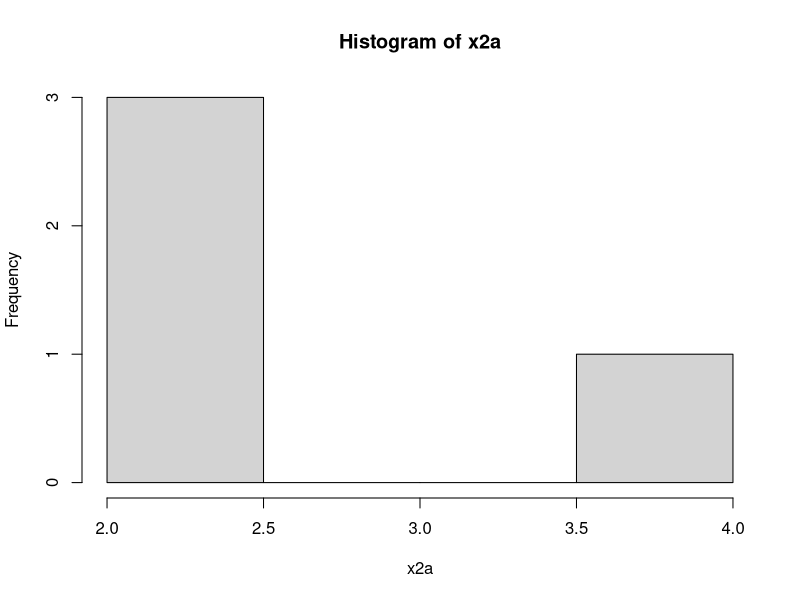
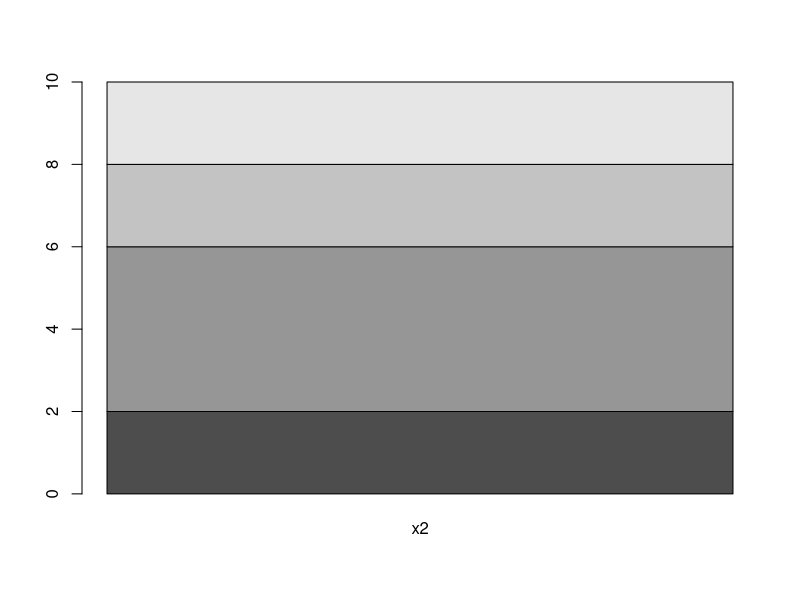
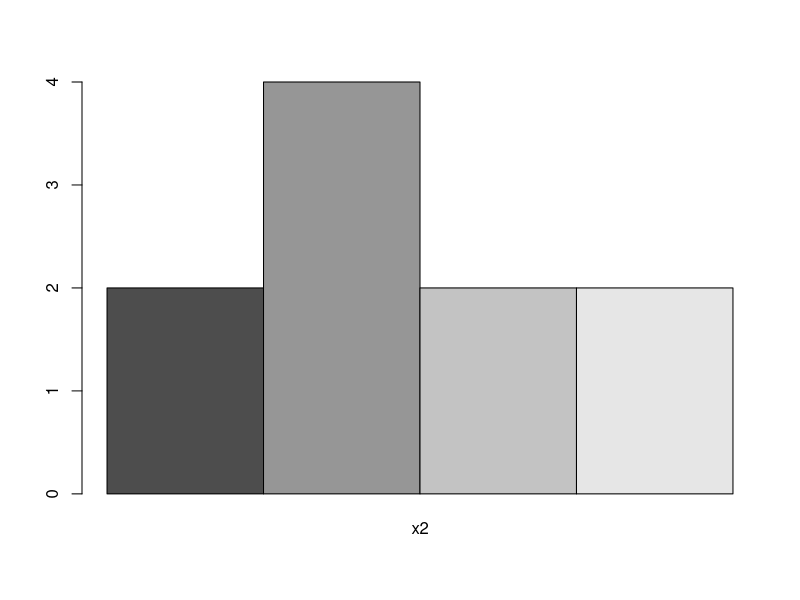
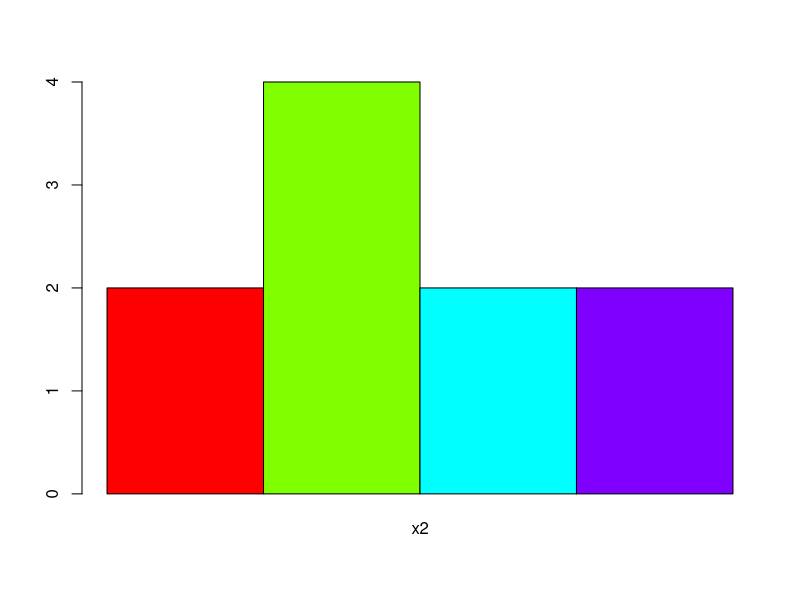
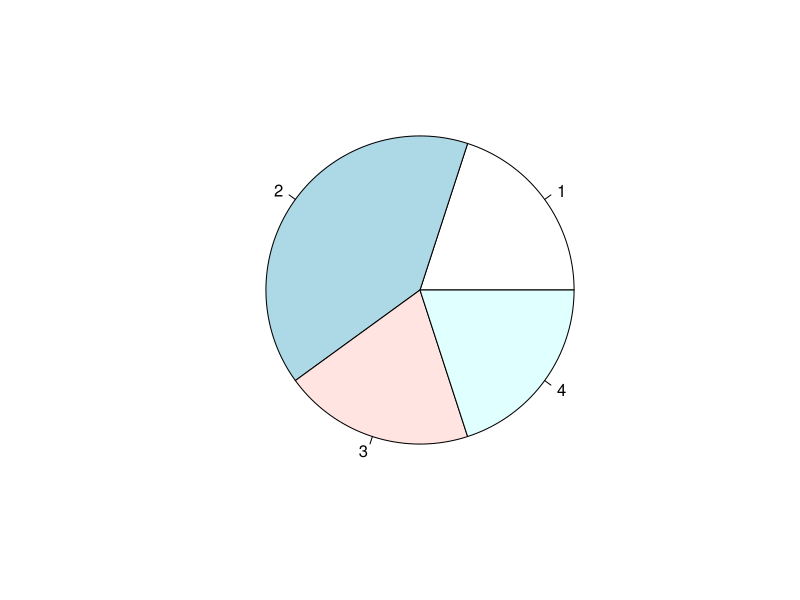
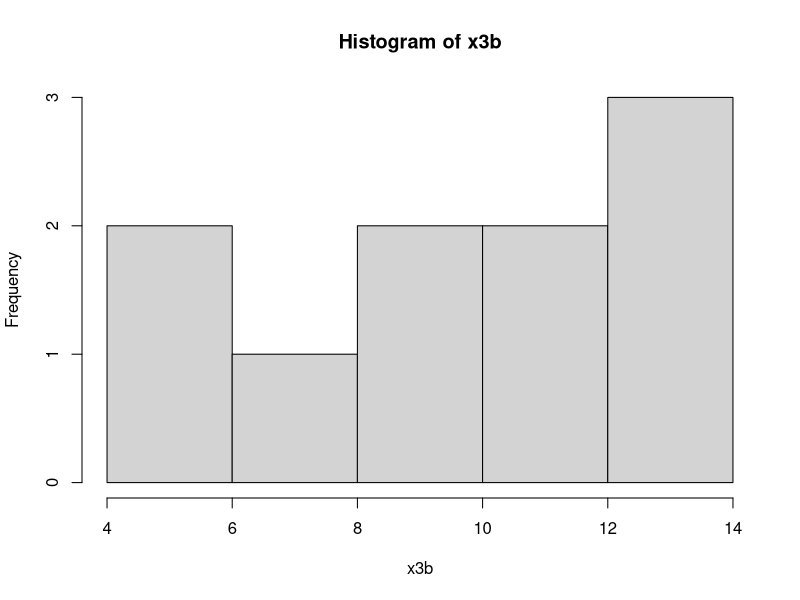
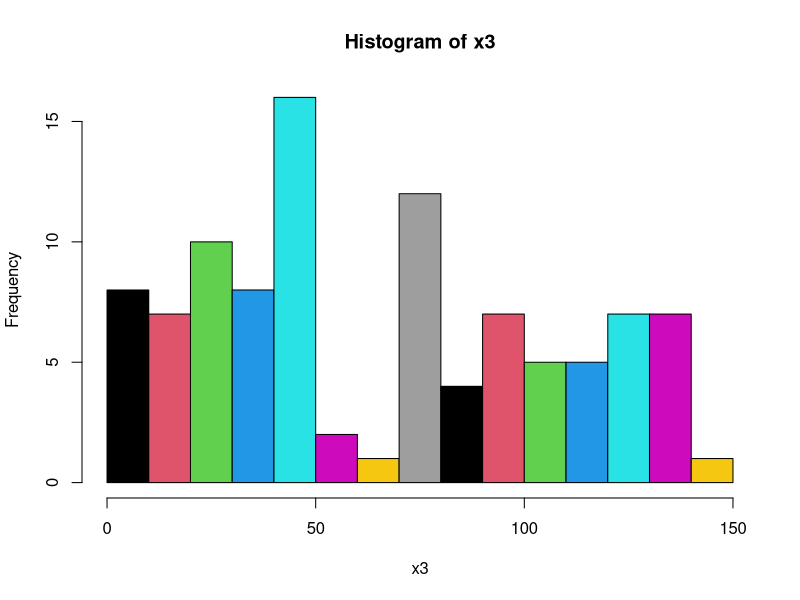

These charts were generated, in order, by the following R code: (Note: this script raises an error after producing the figures.)
# Frequency Distribution



#Discrete Cat Data

(attend = c('A','P','P','A','P','A'))

table(attend)

cbind(table(attend))  # A & P on left side



#Discrete Numeric Data



color=c('blue','green','blue','magenta','blue','green', 'magenta','black','blue','black')

(x2 = table(color))

(x2a = cbind(x2))

hist(x2a)  # not relevant 

barplot(x2a)  # not good

barplot(x2a, beside=T)  # Better

unique(color) 
sort(unique(color))
length(unique(color))

barplot(x2a, beside=T, col=rainbow(length(unique(color))))

pie(x2a)



#Continuous Data 

set.seed(1234)

x3 = runif(100,0,150)  # 0 to 150 marks range, 100 values 

x3

x3 = ceiling(x3)  #round to higher value

x3

range(x3)

# Divide range into step of 15 ie 10 levels

breaks = seq(0,150,by=15)

breaks

length(breaks)

x3

#x3[1] = 60; x3[2] = 75

x3.cut = cut(x3, breaks)

x3.cut

table(x3.cut)

cbind(table(x3.cut))  #see it vertically



#give intervals a character values a, b..

(x3.cut = cut(x3, breaks, labels=letters[1:10]))

#(x3.cut = cut(x3, breaks, labels=letters[1:length(breaks)-1]))

x3.cut



(x3a = table(x3.cut))

(x3b = cbind(x3a))



#plot these freq Table: which is better

hist(x3b)
hist(x3,breaks=15,col=1:15)
h=hist(x)
h
hist(x3,freq=F)
lines(density(x3))
x4=rnorm(1000,60,5)
pie(x3b)

barplot(x3b, beside=T)

barplot(x3b, beside=T, names.arg =rownames(x3b))

plot(x3b)





# and so..on like previous eg